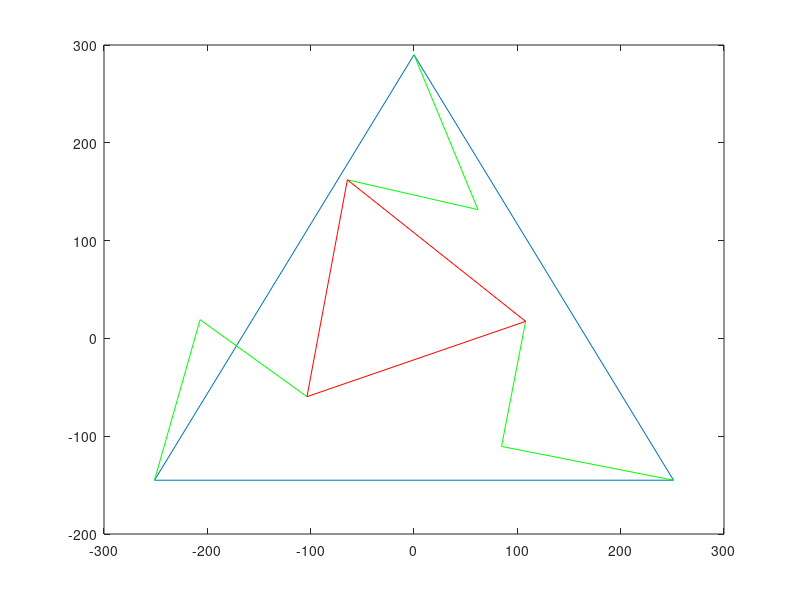
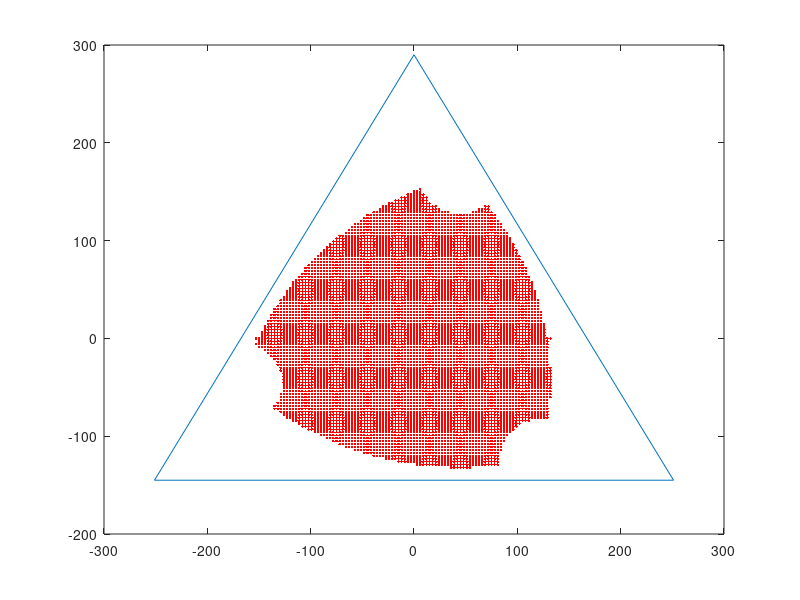

Write MATLAB code to recreate these figures, in order.
clear all
close all
clc

%% IK
PB1=pi/2;
PB2=(pi+pi)/6;
PB3=(2*pi-pi)/6;
PP1=pi/2;
PP2=(pi+pi)/6;
pp3=(2*pi-pi)/6;
SA=170;
L=130;
rp=130;
Rb=290;

xc=-20;
yc=40; %%platform center
a=pi/9;
ca=cos(a);
sa=sin(a);
rota=[ca,-sa,0;sa,ca,0;0,0,1];
CPP1=[-rp*cos(pi/6);-rp*sin(pi/6);0];
CPP2=[0;rp;0];
CPP3=[rp*cos(pi/6);-rp*sin(pi/6);0];

BC=[xc yc 0];

BPP1=rota*CPP1+BC';
BPP2=rota*CPP2+BC';
BPP3=rota*CPP3+BC';

BPB1=[-Rb*cos(pi/6);-Rb*sin(pi/6);0];
BPB2=[0;Rb;0];
BPB3=[Rb*cos(pi/6);-Rb*sin(pi/6);0];

PBPP1=BPP1-BPB1;
PBPP2=BPP2-BPB2;
PBPP3=BPP3-BPB3;

xpp1=PBPP1(1,1);
ypp1=PBPP1(2,1);
xpp2=PBPP2(1,1);
ypp2=PBPP2(2,1);
xpp3=PBPP3(1,1);
ypp3=PBPP3(2,1);

e11=-2*ypp1*SA;
e12=-2*xpp1*SA;
e13=xpp1^2+ypp1^2+SA^2-L^2;

e21=-2*ypp2*SA;
e22=-2*xpp2*SA;
e23=xpp2^2+ypp2^2+SA^2-L^2;

e31=-2*ypp3*SA;
e32=-2*xpp3*SA;
e33=xpp3^2+ypp3^2+SA^2-L^2;

t11=(-e11+sqrt(e11^2+e12^2-e13^2))/(e13-e12);
t12=(-e11-sqrt(e11^2+e12^2-e13^2))/(e13-e12);
t21=(-e21+sqrt(e21^2+e22^2-e23^2))/(e23-e22);
t22=(-e21-sqrt(e21^2+e22^2-e23^2))/(e23-e22); 
t31=(-e31+sqrt(e31^2+e32^2-e33^2))/(e33-e32);
t32=(-e31-sqrt(e31^2+e32^2-e33^2))/(e33-e32);

theta11=2*atan(t11);
theta12=2*atan(t12);

theta21=2*atan(t21);
theta22=2*atan(t22);

theta31=2*atan(t31);
theta32=2*atan(t32);
%%Point M
M11x=SA*cos(theta11)-290*cos(pi/6);
M11y=SA*sin(theta11)-290*sin(pi/6);
M12x=SA*cos(theta12)-290*cos(pi/6); 
M12y=SA*sin(theta12)-290*sin(pi/6);
M21x=SA*(cos(theta21)); 
M21y=SA*(sin(theta21))+290;
M22x=SA*(cos(theta22)); 
M22y=SA*(sin(theta22))+290;
M31x=SA*(cos(theta31))+290*cos(pi/6); 
M31y=SA*(sin(theta31))-290*sin(pi/6);
M32x=SA*(cos(theta32))+290*cos(pi/6);
M32y=SA*(sin(theta32))-290*sin(pi/6);%% two solutions

b1x=-290*cos(pi/6);
b1y=-290*sin(pi/6);
b2x=0; 
b2y=290;
b3x=290*cos(pi/6);
b3y=-290*sin(pi/6);

B=[b1x,b2x,b3x,b1x;b1y,b2y,b3y,b1y];
plot(B(1,:),B(2,:)); %%base
hold on

Leg1=[b1x,M11x,BPP1(1,1);b1y,M11y,BPP1(2,1)];
plot(Leg1(1,:),Leg1(2,:),'g');
hold on 

Leg2=[b2x,M21x,BPP2(1,1);b2y,M21y,BPP2(2,1)];
plot(Leg2(1,:),Leg2(2,:),'g');
hold on 

Leg3=[b3x,M31x,BPP3(1,1);b3y,M31y,BPP3(2,1)];
plot(Leg3(1,:),Leg3(2,:),'g');

C=[BPP1(1,1),BPP2(1,1),BPP3(1,1),BPP1(1,1);BPP1(2,1),BPP2(2,1),BPP3(2,1),BPP1(2,1)];
plot(C(1,:),C(2,:),'r');
figure(2)

%% FK
B=[b1x,b2x,b3x,b1x;b1y,b2y,b3y,b1y];
plot(B(1,:),B(2,:));

hold on
CPP=[CPP1 CPP2 CPP3];
BPB=[BPB1 BPB2 BPB3];

k=1;
xworkspace=zeros;
yworkspace=zeros;

for xc=-300:3:300 %%traverse all the xc and yc
    for yc=-300:3:300
        RBC=[xc xc xc; yc yc yc; 0 0 0];
        PBPP=rota*CPP+RBC-BPB;          
        if(sqrt((PBPP(1,1))^2+(PBPP(2,1))^2)>40&&sqrt((PBPP(1,1))^2+(PBPP(2,1))^2)<300)
            if(sqrt((PBPP(1,2))^2+(PBPP(2,2))^2)>40&&sqrt((PBPP(1,2))^2+(PBPP(2,2))^2)<300)
                if(sqrt((PBPP(1,3))^2+(PBPP(2,3))^2)>40&&sqrt((PBPP(1,3))^2+(PBPP(2,3))^2)<300)
                    xworkspace(1,k)=[xc];
                    yworkspace(2,k)=[yc];
                    k=k+1;
                end
            end
        end
    end
end   
plot( xworkspace, yworkspace,'r.');
hold on
figure(2)
                       






